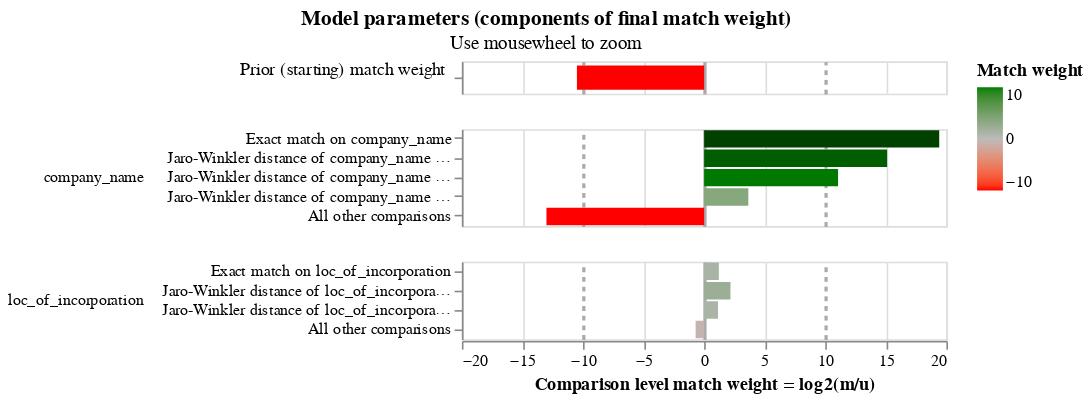

Source (notebook cell):
### Code cell
linker.visualisations.match_weights_chart()

### Figure 1 — Vega-Lite specification as saved in the notebook (floating-point values rounded to 4 significant figures)
{"config": {"view": {"continuousWidth": 300, "continuousHeight": 300, "discreteHeight": 60, "discreteWidth": 400}, "header": {"title": null}, "mark": {"tooltip": null}, "title": {"anchor": "middle"}}, "vconcat": [{"mark": {"type": "bar", "clip": true, "height": 15}, "encoding": {"color": {"field": "log2_bayes_factor", "scale": {"domain": [-10, 0, 10], "interpolate": "lab", "range": ["red", "#bbbbbb", "green"]}, "title": "Match weight", "type": "quantitative"}, "tooltip": [{"field": "comparison_name", "title": "Comparison name", "type": "nominal"}, {"field": "probability_two_random_records_match", "format": ".4f", "title": "Probability two random records match", "type": "nominal"}, {"field": "log2_bayes_factor", "format": ",.4f", "title": "Equivalent match weight", "type": "quantitative"}, {"field": "bayes_factor_description", "title": "Match weight description", "type": "nominal"}], "x": {"axis": {"domain": false, "gridColor": {"condition": {"test": "abs(datum.value / 10)  <= 1 & datum.value % 10 === 0", "value": "#aaa"}, "value": "#ddd"}, "gridDash": {"condition": {"test": "abs(datum.value / 10) == 1", "value": [3]}, "value": null}, "gridWidth": {"condition": {"test": "abs(datum.value / 10)  <= 1 & datum.value % 10 === 0", "value": 2}, "value": 1}, "labels": false, "ticks": false, "title": ""}, "field": "log2_bayes_factor", "scale": {"domain": [-20, 20]}, "type": "quantitative"}, "y": {"axis": {"title": "Prior (starting) match weight", "titleAlign": "right", "titleAngle": 0, "titleFontWeight": "normal"}, "field": "label_for_charts", "sort": {"field": "comparison_vector_value", "order": "descending"}, "type": "nominal"}}, "height": 20, "transform": [{"filter": "(datum.comparison_name == 'probability_two_random_records_match')"}]}, {"mark": {"type": "bar", "clip": true}, "encoding": {"color": {"field": "log2_bayes_factor", "scale": {"domain": [-10, 0, 10], "interpolate": "lab", "range": ["red", "#bbbbbb", "green"]}, "title": "Match weight", "type": "quantitative"}, "row": {"field": "comparison_name", "header": {"labelAlign": "left", "labelAnchor": "middle", "labelAngle": 0}, "sort": {"field": "comparison_sort_order"}, "type": "nominal"}, "tooltip": [{"field": "comparison_name", "title": "Comparison name", "type": "nominal"}, {"field": "label_for_charts", "title": "Label", "type": "ordinal"}, {"field": "sql_condition", "title": "SQL condition", "type": "nominal"}, {"field": "m_probability", "format": ".10~g", "title": "M probability", "type": "quantitative"}, {"field": "u_probability", "format": ".10~g", "title": "U probability", "type": "quantitative"}, {"field": "bayes_factor", "format": ",.6f", "title": "Bayes factor = m/u", "type": "quantitative"}, {"field": "log2_bayes_factor", "format": ".4~g", "title": "Match weight = log2(m/u)", "type": "quantitative"}, {"field": "bayes_factor_description", "title": "Match weight description", "type": "nominal"}, {"field": "m_probability_description", "title": "m probability description", "type": "nominal"}, {"field": "u_probability_description", "title": "u probability description", "type": "nominal"}], "x": {"axis": {"gridColor": {"condition": {"test": "abs(datum.value / 10)  <= 1 & datum.value % 10 === 0", "value": "#aaa"}, "value": "#ddd"}, "gridDash": {"condition": {"test": "abs(datum.value / 10) == 1", "value": [3]}, "value": null}, "gridWidth": {"condition": {"test": "abs(datum.value / 10)  <= 1 & datum.value % 10 === 0", "value": 2}, "value": 1}, "title": "Comparison level match weight = log2(m/u)"}, "field": "log2_bayes_factor", "scale": {"domain": [-20, 20]}, "type": "quantitative"}, "y": {"axis": {"title": null}, "field": "label_for_charts", "sort": {"field": "comparison_vector_value", "order": "descending"}, "type": "nominal"}}, "height": {"step": 12}, "resolve": {"axis": {"y": "independent"}, "scale": {"y": "independent"}}, "transform": [{"filter": "(datum.comparison_name != 'probability_two_random_records_match')"}]}], "data": {"name": "data-fc45ce83a28220af2a936ce680a9dadd"}, "params": [{"name": "mouse_zoom", "select": {"type": "interval", "encodings": ["x"]}, "bind": "scales", "views": []}], "resolve": {"axis": {"y": "independent"}, "scale": {"y": "independent"}}, "title": {"text": "Model parameters (components of final match weight)", "subtitle": "Use mousewheel to zoom"}, "$schema": "https://vega.github.io/schema/vega-lite/v5.9.3.json", "datasets": {"data-fc45ce83a28220af2a936ce680a9dadd": [{"comparison_name": "probability_two_random_records_match", "sql_condition": null, "label_for_charts": "", "m_probability": null, "u_probability": null, "m_probability_description": null, "u_probability_description": null, "has_tf_adjustments": false, "tf_adjustment_column": null, "tf_adjustment_weight": null, "is_null_level": false, "bayes_factor": 0.000689, "log2_bayes_factor": -10.5, "comparison_vector_value": 0, "max_comparison_vector_value": 0, "bayes_factor_description": "The probability that two random records drawn at random match is 0.001 or one in  1,452.4 records.This is equivalent to a starting match weight of -10.503.", "probability_two_random_records_match": 0.0006885, "comparison_sort_order": -1}, {"comparison_name": "company_name", "sql_condition": "\"company_name_l\" = \"company_name_r\"", "label_for_charts": "Exact match on company_name", "m_probability": 0.372, "u_probability": 5.347e-07, "m_probability_description": "Amongst matching record comparisons, 37.2% of records (i.e. one in 2.688) are in the exact match on company_name comparison level", "u_probability_description": "Amongst non-matching record comparisons, 5.347e-05% of records (i.e. one in 1,870,303) are in the exact match on company_name comparison level", "has_tf_adjustments": true, "tf_adjustment_column": "company_name", "tf_adjustment_weight": 1.0, "is_null_level": false, "bayes_factor": 695800.0, "log2_bayes_factor": 19.41, "comparison_vector_value": 4, "max_comparison_vector_value": 4, "bayes_factor_description": "If comparison level is `exact match on company_name` then comparison is 695,779 times more likely to be a match", "probability_two_random_records_match": 0.0006885, "comparison_sort_order": 0}, {"comparison_name": "company_name", "sql_condition": "jaro_winkler_similarity(\"company_name_l\", \"company_name_r\") >= 0.92", "label_for_charts": "Jaro-Winkler distance of company_name >= 0.92", "m_probability": 0.1907, "u_probability": 5.403e-06, "m_probability_description": "Amongst matching record comparisons, 19.07% of records (i.e. one in 5.244) are in the jaro-winkler distance of company_name >= 0.92 comparison level", "u_probability_description": "Amongst non-matching record comparisons, 0.0005403% of records (i.e. one in 185,082) are in the jaro-winkler distance of company_name >= 0.92 comparison level", "has_tf_adjustments": false, "tf_adjustment_column": null, "tf_adjustment_weight": 1.0, "is_null_level": false, "bayes_factor": 35300.0, "log2_bayes_factor": 15.11, "comparison_vector_value": 3, "max_comparison_vector_value": 4, "bayes_factor_description": "If comparison level is `jaro-winkler distance of company_name >= 0.92` then comparison is 35,295 times more likely to be a match", "probability_two_random_records_match": 0.0006885, "comparison_sort_order": 0}, {"comparison_name": "company_name", "sql_condition": "jaro_winkler_similarity(\"company_name_l\", \"company_name_r\") >= 0.88", "label_for_charts": "Jaro-Winkler distance of company_name >= 0.88", "m_probability": 0.08481, "u_probability": 3.988e-05, "m_probability_description": "Amongst matching record comparisons, 8.481% of records (i.e. one in 11.79) are in the jaro-winkler distance of company_name >= 0.88 comparison level", "u_probability_description": "Amongst non-matching record comparisons, 0.003988% of records (i.e. one in 25,078) are in the jaro-winkler distance of company_name >= 0.88 comparison level", "has_tf_adjustments": false, "tf_adjustment_column": null, "tf_adjustment_weight": 1.0, "is_null_level": false, "bayes_factor": 2127.0, "log2_bayes_factor": 11.05, "comparison_vector_value": 2, "max_comparison_vector_value": 4, "bayes_factor_description": "If comparison level is `jaro-winkler distance of company_name >= 0.88` then comparison is 2,127 times more likely to be a match", "probability_two_random_records_match": 0.0006885, "comparison_sort_order": 0}, {"comparison_name": "company_name", "sql_condition": "jaro_winkler_similarity(\"company_name_l\", \"company_name_r\") >= 0.7", "label_for_charts": "Jaro-Winkler distance of company_name >= 0.7", "m_probability": 0.3524, "u_probability": 0.02811, "m_probability_description": "Amongst matching record comparisons, 35.24% of records (i.e. one in 2.838) are in the jaro-winkler distance of company_name >= 0.7 comparison level", "u_probability_description": "Amongst non-matching record comparisons, 2.811% of records (i.e. one in 35.57) are in the jaro-winkler distance of company_name >= 0.7 comparison level", "has_tf_adjustments": false, "tf_adjustment_column": null, "tf_adjustment_weight": 1.0, "is_null_level": false, "bayes_factor": 12.53, "log2_bayes_factor": 3.648, "comparison_vector_value": 1, "max_comparison_vector_value": 4, "bayes_factor_description": "If comparison level is `jaro-winkler distance of company_name >= 0.7` then comparison is 12.53 times more likely to be a match", "probability_two_random_records_match": 0.0006885, "comparison_sort_order": 0}, {"comparison_name": "company_name", "sql_condition": "ELSE", "label_for_charts": "All other comparisons", "m_probability": 0.0001171, "u_probability": 0.9718, "m_probability_description": "Amongst matching record comparisons, 0.01171% of records (i.e. one in 8,538) are in the all other comparisons comparison level", "u_probability_description": "Amongst non-matching record comparisons, 97.18% of records (i.e. one in 1.029) are in the all other comparisons comparison level", "has_tf_adjustments": false, "tf_adjustment_column": null, "tf_adjustment_weight": 1.0, "is_null_level": false, "bayes_factor": 0.0001205, "log2_bayes_factor": -13.02, "comparison_vector_value": 0, "max_comparison_vector_value": 4, "bayes_factor_description": "If comparison level is `all other comparisons` then comparison is 8,298 times less likely to be a match", "probability_two_random_records_match": 0.0006885, "comparison_sort_order": 0}, {"comparison_name": "loc_of_incorporation", "sql_condition": "\"loc_of_incorporation_l\" = \"loc_of_incorporation_r\"", "label_for_charts": "Exact match on loc_of_incorporation", "m_probability": 0.4777, "u_probability": 0.2058, "m_probability_description": "Amongst matching record comparisons, 47.77% of records (i.e. one in 2.093) are in the exact match on loc_of_incorporation comparison level", "u_probability_description": "Amongst non-matching record comparisons, 20.58% of records (i.e. one in 4.86) are in the exact match on loc_of_incorporation comparison level", "has_tf_adjustments": true, "tf_adjustment_column": "loc_of_incorporation", "tf_adjustment_weight": 1.0, "is_null_level": false, "bayes_factor": 2.322, "log2_bayes_factor": 1.215, "comparison_vector_value": 3, "max_comparison_vector_value": 3, "bayes_factor_description": "If comparison level is `exact match on loc_of_incorporation` then comparison is 2.322 times more likely to be a match", "probability_two_random_records_match": 0.0006885, "comparison_sort_order": 1}, {"comparison_name": "loc_of_incorporation", "sql_condition": "jaro_winkler_similarity(\"loc_of_incorporation_l\", \"loc_of_incorporation_r\") >= 0.9", "label_for_charts": "Jaro-Winkler distance of loc_of_incorporation >= 0.9", "m_probability": 0.02797, "u_probability": 0.006199, "m_probability_description": "Amongst matching record comparisons, 2.797% of records (i.e. one in 35.76) are in the jaro-winkler distance of loc_of_incorporation >= 0.9 comparison level", "u_probability_description": "Amongst non-matching record comparisons, 0.6199% of records (i.e. one in 161) are in the jaro-winkler distance of loc_of_incorporation >= 0.9 comparison level", "has_tf_adjustments": false, "tf_adjustment_column": null, "tf_adjustment_weight": 1.0, "is_null_level": false, "bayes_factor": 4.511, "log2_bayes_factor": 2.174, "comparison_vector_value": 2, "max_comparison_vector_value": 3, "bayes_factor_description": "If comparison level is `jaro-winkler distance of loc_of_incorporation >= 0.9` then comparison is 4.511 times more likely to be a match", "probability_two_random_records_match": 0.0006885, "comparison_sort_order": 1}, {"comparison_name": "loc_of_incorporation", "sql_condition": "jaro_winkler_similarity(\"loc_of_incorporation_l\", \"loc_of_incorporation_r\") >= 0.7", "label_for_charts": "Jaro-Winkler distance of loc_of_incorporation >= 0.7", "m_probability": 0.01413, "u_probability": 0.006397, "m_probability_description": "Amongst matching record comparisons, 1.413% of records (i.e. one in 70.75) are in the jaro-winkler distance of loc_of_incorporation >= 0.7 comparison level", "u_probability_description": "Amongst non-matching record comparisons, 0.6397% of records (i.e. one in 156) are in the jaro-winkler distance of loc_of_incorporation >= 0.7 comparison level", "has_tf_adjustments": false, "tf_adjustment_column": null, "tf_adjustment_weight": 1.0, "is_null_level": false, "bayes_factor": 2.209, "log2_bayes_factor": 1.144, "comparison_vector_value": 1, "max_comparison_vector_value": 3, "bayes_factor_description": "If comparison level is `jaro-winkler distance of loc_of_incorporation >= 0.7` then comparison is 2.209 times more likely to be a match", "probability_two_random_records_match": 0.0006885, "comparison_sort_order": 1}, {"comparison_name": "loc_of_incorporation", "sql_condition": "ELSE", "label_for_charts": "All other comparisons", "m_probability": 0.4802, "u_probability": 0.7816, "m_probability_description": "Amongst matching record comparisons, 48.02% of records (i.e. one in 2.083) are in the all other comparisons comparison level", "u_probability_description": "Amongst non-matching record comparisons, 78.16% of records (i.e. one in 1.279) are in the all other comparisons comparison level", "has_tf_adjustments": false, "tf_adjustment_column": null, "tf_adjustment_weight": 1.0, "is_null_level": false, "bayes_factor": 0.6143, "log2_bayes_factor": -0.7029, "comparison_vector_value": 0, "max_comparison_vector_value": 3, "bayes_factor_description": "If comparison level is `all other comparisons` then comparison is 1.628 times less likely to be a match", "probability_two_random_records_match": 0.0006885, "comparison_sort_order": 1}]}}
